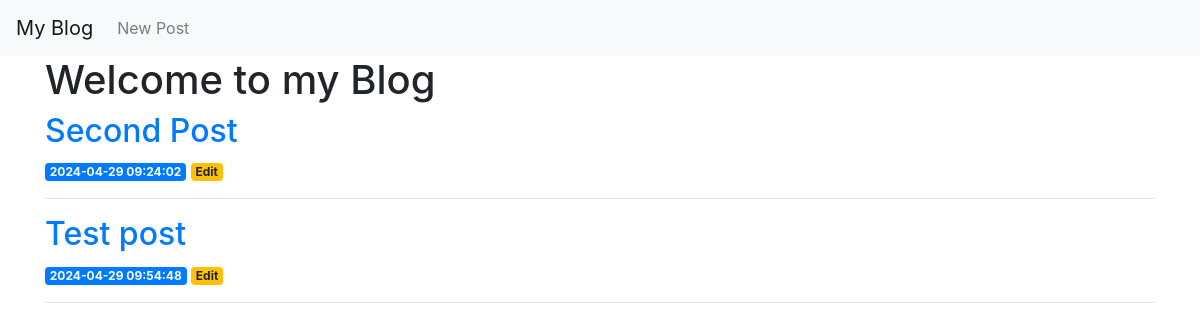
Before: / with the older database file.
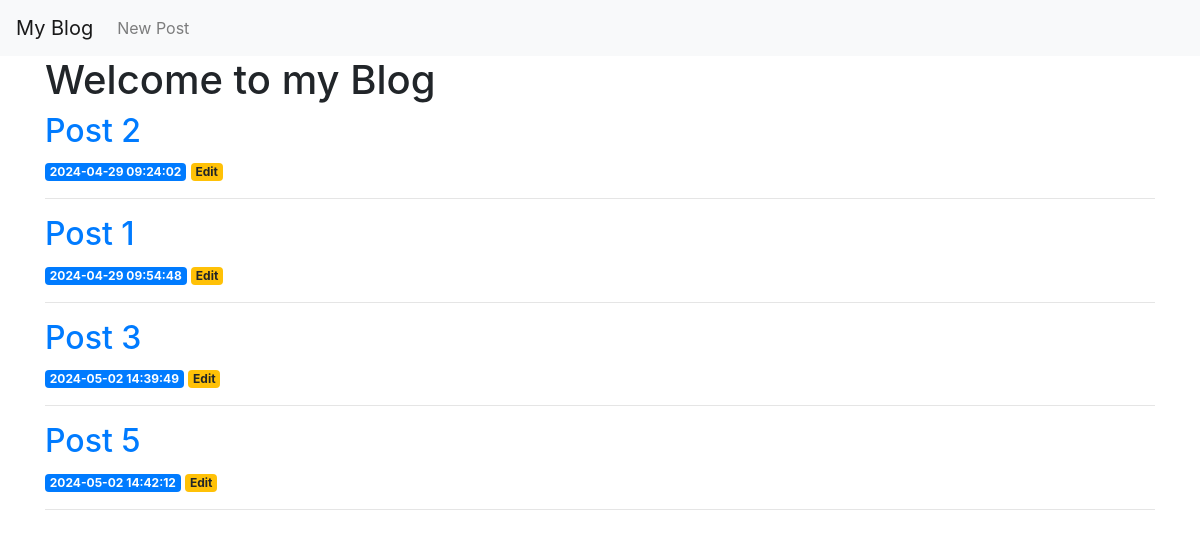
After: the same page with the newer database file.
### app.py (models this page shows)
class Posts(db.Model):
    id = db.Column(db.Integer, primary_key=True)
    title = db.Column(nullable=False)
    content = db.Column(nullable=False)
    created = db.Column(db.DateTime(timezone=True),
                        server_default=func.now())

### app.py (the view)
@app.route('/')
def index():
    posts = Posts.query.all()
    return render_template('index.html', posts=posts)

### templates/index.html
{% extends 'base.html' %}
{% block content %}
    <h1>{% block title %} Welcome to my Blog {% endblock %}</h1>
    {% for post in posts %}
        <a href="{{ url_for('post', post_id=post['id']) }}">
            <h2>{{ post['title'] }}</h2>
        </a>
        <span class="badge badge-primary">{{ post['created'] }}</span>
        <a href="{{ url_for('edit', id=post['id']) }}">
            <span class="badge badge-warning">Edit</span>
        </a>
        <hr>
    {% endfor %}
{% endblock %}

### templates/base.html (shortened to what this page needs)
<!doctype html>
<html lang="en">
  <head>
    <link rel="stylesheet" href="https://stackpath.bootstrapcdn.com/bootstrap/4.3.1/css/bootstrap.min.css">
  </head>
  <body>
    <nav class="navbar navbar-expand-md navbar-light bg-light">
        <a class="navbar-brand" href="{{ url_for('index')}}">My Blog</a>
        <div class="collapse navbar-collapse" id="navbarNav">
            <ul class="navbar-nav">
                <li class="nav-item">
                    <a class="nav-link" href="{{url_for('create')}}">New Post</a>
                </li>
            </ul>
        </div>
    </nav>
    <div class="container">
        {% block content %} {% endblock %}
    </div>
  </body>
</html>

Changed rows visible on the page:
changed Posts: title "Second Post" → "Post 2"
changed Posts: title "Test post" → "Post 1"
added Posts: title "Post 3", created "2024-05-02 14:39:49"
added Posts: title "Post 5", created "2024-05-02 14:42:12"
